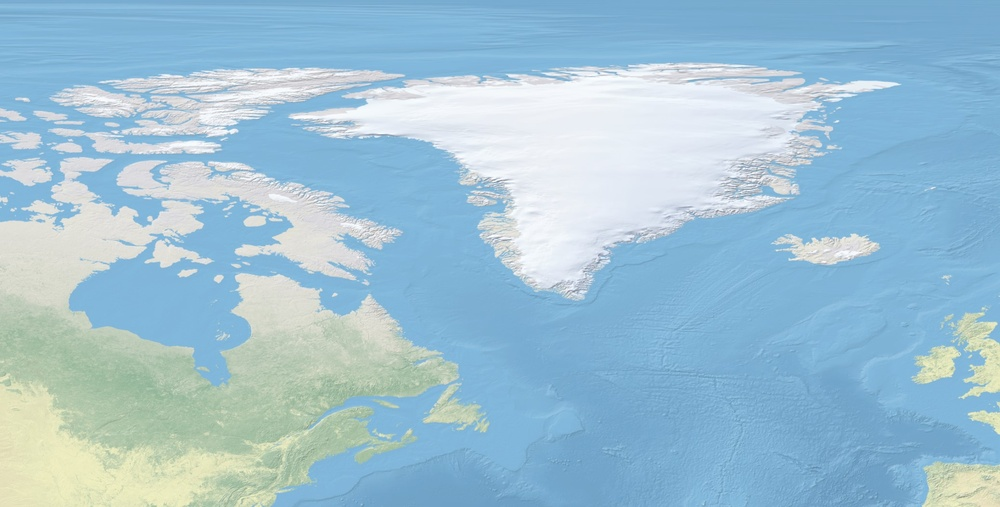
#> input picture 02-Machine-Learning/Clustering/Data/earth.jpg, 1000 x 507 px, shrunk from 2075 x 1051 before the run, found by its file name
$ jupyter execute mini_project_clustering_image_segmentation_earth.ipynb
#> lines starting #> are read from the running program, lines starting #| are printed output that depends on the picture
[cell 1]
import cv2
import numpy as np
import matplotlib.pyplot as plt

[cell 2]
img_org = cv2.imread("D:\ML&DL\Clustering_project\image\data\pic\earth.jpg")
#> img_org is the input picture: shape (507, 1000, 3); mean B, G, R 212.3, 193.8, 158.4

[cell 3]
plt.imshow(img_org)
plt.show()

[cell 4]
img = cv2.cvtColor(img_org,cv2.COLOR_BGR2RGB)

[cell 5]
plt.imshow(img)
plt.show()

[cell 6]
img.shape
#> Out = (507, 1000, 3)

[cell 7]
img_vectorized = img.reshape((-1,3))

[cell 8]
img_vectorized.shape
#> Out = (507000, 3)

[cell 9]
from sklearn.cluster import KMeans

[cell 10]
segmentation = KMeans(n_clusters=4)
segmentation.fit(img_vectorized)

[cell 11]
np.unique(segmentation.labels_)

[cell 12]
labels = segmentation.labels_.reshape(img.shape[:2])

[cell 13]
labels.shape
#> Out = (507, 1000)

[cell 14]
plt.figure(figsize=(15,10))
plt.imshow(labels,cmap='gray')
plt.show()
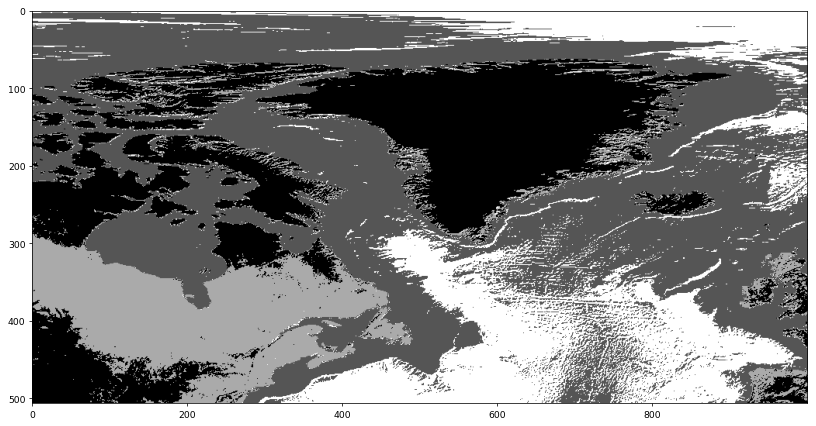
#> figure drawn by matplotlib, 1 panel

[cell 15]
# label 1
labels[labels!=2] = 0

[cell 16]
plt.figure(figsize=(15,10))
plt.imshow(labels,cmap='gray')
plt.show()
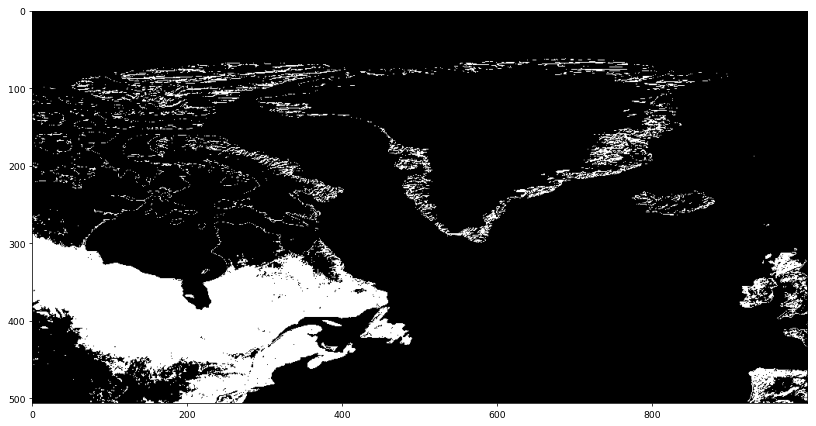
#> figure drawn by matplotlib, 1 panel
